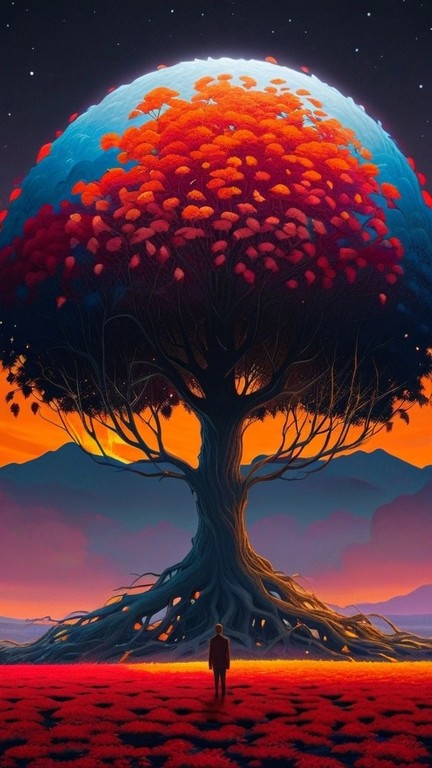
#> input picture library/recipes/tree-of-life/style_1.jpg, 432 x 768 px; its folder holds only this picture in this run
$ python -i utils.py   (imports and definitions only)   (older library calls are emulated)
#> lines starting #> are read from the running program, lines starting #| are printed output that depends on the picture; after the words box and inside, x2 and y2 are one past the last pixel; in counts of white or black regions, pixels touching at a corner belong together
#> further down, picture is the input picture: shape (768, 432, 3); mean B, G, R 56.2, 48.3, 89.1
"""
Utility functions for projection mapping pipeline.

Handles resolution normalization, aspect ratio cropping, and image alignment
to ensure consistency across AI-generated content.
"""

from PIL import Image
import numpy as np
import subprocess
from typing import Tuple, Optional, Union
from pathlib import Path
import cv2
import os

# Standard aspect ratios (width:height)
ASPECT_RATIOS = {
    '16:9': 16 / 9,
    '9:16': 9 / 16,
    '4:3': 4 / 3,
    '3:4': 3 / 4,
    '1:1': 1.0,
    '21:9': 21 / 9,
    '9:21': 9 / 21,
}

# Nano Banana 2.1's native output size per aspect at "1K" ("2K"/"4K" are
# exactly x2/x4). Every size measured from real outputs, 2026-10-10. It answers
# a reference of another aspect by cover-cropping it to the nearest of these,
# so a project canvas or region box at one of these ratios round-trips with
# no crop at all (D7).
NANO_BANANA_SIZES = {
    '1:1': (1024, 1024),
    '2:3': (848, 1264),
    '3:2': (1264, 848),
    '3:4': (896, 1200),
    '4:3': (1200, 896),
    '4:5': (928, 1152),
    '5:4': (1152, 928),
    '9:16': (768, 1376),
    '16:9': (1376, 768),
    '21:9': (1584, 672),
}

# Default base resolution (max dimension)
DEFAULT_BASE_RESOLUTION = 1920

# Aspect mismatch above which a generated image is reported as probably
# re-framed by the model (a warning, never a reason to stretch). Below it the
# mismatch is the model's own cover-crop to its native size — Nano Banana
# returns 1376x768 (1.792) for a 16:9 surface — which `uncrop_to_size` undoes
# exactly. Stretching instead was a constant 0.78 % vertical drift (D8).
ASPECT_RATIO_TOLERANCE = 0.02


class DebugContext:
    """Context for saving debug images with numbered prefixes."""

    # [5 lines left out: function __init__, not called in this run]

    @property
    def enabled(self) -> bool:
        return self.debug_dir is not None

    # [58 lines left out: functions save, save_with_corners, not called in this run]


def _normalize_to_full_range(img: np.ndarray) -> np.ndarray:
    """Stretch a single-channel image to use the full 0-255 dynamic range."""
    lo, hi = float(img.min()), float(img.max())
    if hi - lo < 1e-6:
        return np.zeros_like(img, dtype=np.uint8)
    return ((img.astype(np.float32) - lo) / (hi - lo) * 255.0).astype(np.uint8)


def _apply_colormap(gray: np.ndarray, colormap: int) -> np.ndarray:
    """Apply an OpenCV colormap to a grayscale image, ensuring full range.

    Returns a BGR uint8 image with full 0-255 dynamic range.
    """
    stretched = _normalize_to_full_range(gray)
    return cv2.applyColorMap(stretched, colormap)


def _lift_dark_pixels(frame_bgr: np.ndarray, base_color_bgr: Tuple[int, int, int] = (100, 30, 30)) -> np.ndarray:
    """Lift dark pixels towards a base color so they're visible on a projector.

    Uses per-channel ``np.maximum`` — dark pixels become the base color,
    bright pixels stay untouched.  Chosen default is a deep indigo that is
    clearly distinct from content.

    Args:
        frame_bgr: BGR uint8 image.
        base_color_bgr: Minimum per-channel floor (B, G, R).

    Returns:
        BGR uint8 image with no pixel darker than *base_color_bgr*.
    """
    floor = np.array(base_color_bgr, dtype=np.uint8).reshape(1, 1, 3)
    return np.maximum(frame_bgr, floor)


def _generate_alignment_aids(
    image: np.ndarray,
    *,
    output_dir: Optional[Union[str, Path]] = None,
    stem: str = "surface",
    video_fps: float = 24.0,
    hold_seconds: float = 3.0,
    crossfade_seconds: float = 1.5,
    base_color_bgr: Tuple[int, int, int] = (100, 30, 30),
) -> dict:
    """Generate a false-color alignment video for beamer calibration.

    Produces a seamlessly looping MP4 that slowly cycles through
    complementary colour visualisations.  Each aid is held for several
    seconds with gentle cross-fades, giving the operator time to study
    the projected image and make fine physical adjustments to the beamer.

    Because projection is additive (beamers can only ADD light), every
    frame is lifted so that no pixel is darker than *base_color_bgr*.
    This ensures that even featureless regions project enough light to
    reveal alignment errors.

    False-colour palettes exploit the human eye's superior sensitivity to
    colour differences — even tiny alignment errors become immediately
    visible as colour shifts.

    Args:
        image: Surface image (BGR or RGB uint8 HWC, 0-255).
        output_dir: Directory for the output MP4.
        stem: Filename prefix for the video.
        video_fps: Playback frame rate (higher = smoother fades).
        hold_seconds: Seconds each aid is shown before transitioning.
        crossfade_seconds: Seconds for each cross-fade transition.
        base_color_bgr: Minimum per-channel color floor (B, G, R).
            Dark pixels are lifted to this color so they remain visible
            on an additive projector.  Default deep indigo ``(100, 30, 30)``.

    Returns:
        Dict with ``'video_path'`` key (str) when *output_dir* is set,
        otherwise empty dict.
    """
#> called with stem = 'surface', video_fps = 24, hold_seconds = 3, crossfade_seconds = 1.5, base_color_bgr = (100, 30, 30)
    gray = cv2.cvtColor(image, cv2.COLOR_BGR2GRAY) if len(image.shape) == 3 else image
    clahe = cv2.createCLAHE(clipLimit=3.0, tileGridSize=(8, 8))
    enhanced = clahe.apply(gray)

    aids: list = []  # list of BGR uint8 arrays

    # 1. Edges — directional Sobel mapped to HSV colour wheel
    blurred = cv2.GaussianBlur(enhanced, (7, 7), 2.0)
    sobel_x = cv2.Sobel(blurred, cv2.CV_32F, 1, 0, ksize=3)
    sobel_y = cv2.Sobel(blurred, cv2.CV_32F, 0, 1, ksize=3)
    magnitude = np.sqrt(sobel_x ** 2 + sobel_y ** 2)
    angle = np.arctan2(sobel_y, sobel_x)  # -pi..pi
    hsv = np.zeros((*gray.shape, 3), dtype=np.uint8)
    hsv[:, :, 0] = ((angle + np.pi) / (2 * np.pi) * 179).astype(np.uint8)
    hsv[:, :, 1] = 255
    hsv[:, :, 2] = _normalize_to_full_range(magnitude)
#> in _normalize_to_full_range, `lo, hi = float(img.min()), float(img.max())`: lo = 0; hi = 309.2
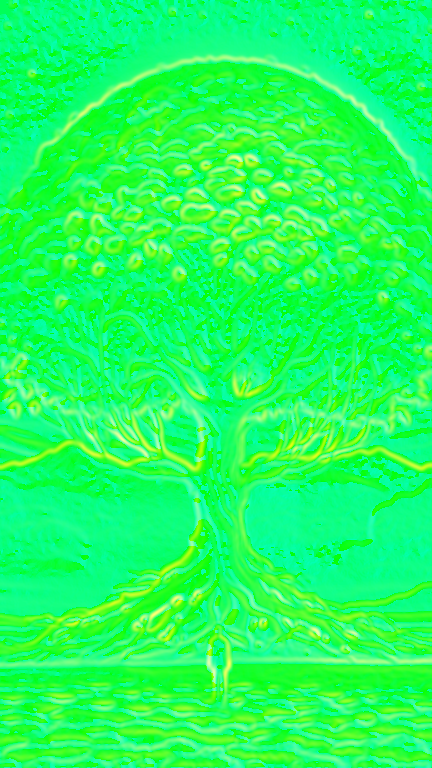
#> hsv: shape (768, 432, 3); mean of channels 0, 1, 2 94.5, 255, 32.4; drawn as B, G, R
    aids.append(cv2.cvtColor(hsv, cv2.COLOR_HSV2BGR))

    # 2. Adaptive texture — turbo colormap on CLAHE-enhanced luminance
    aids.append(_apply_colormap(enhanced, cv2.COLORMAP_TURBO))

    # 3. Difference of Gaussians — diverging hot/cold colormap
    sigma_lo, sigma_hi = 1.0, 6.0
    blur_lo = cv2.GaussianBlur(enhanced, (0, 0), sigma_lo)
    blur_hi = cv2.GaussianBlur(enhanced, (0, 0), sigma_hi)
    dog = blur_lo.astype(np.float32) - blur_hi.astype(np.float32)
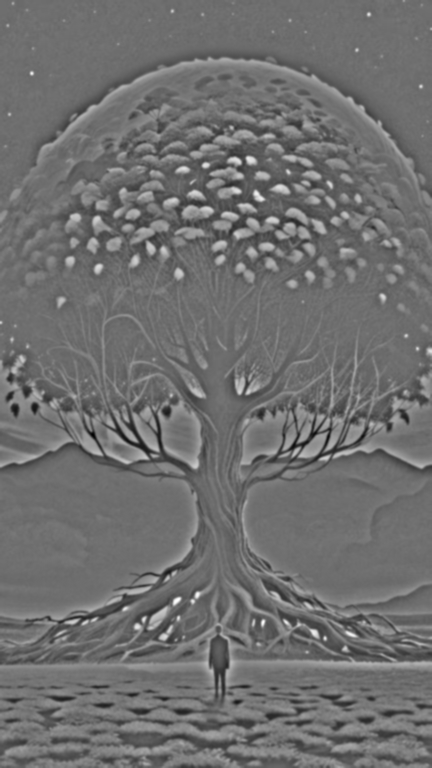
#> dog: shape (768, 432) float32; min -111, max 144, mean 0; drawn with min black and max white
    dog_norm = _normalize_to_full_range(dog)
    aids.append(_apply_colormap(dog_norm, cv2.COLORMAP_TWILIGHT_SHIFTED))

    # 4. Contours — luminance quantised into colour-coded elevation bands
    num_bands = 8
    quantised = np.clip(
        (gray.astype(np.float32) / 255.0 * num_bands).astype(np.int32),
        0, num_bands - 1,
    )
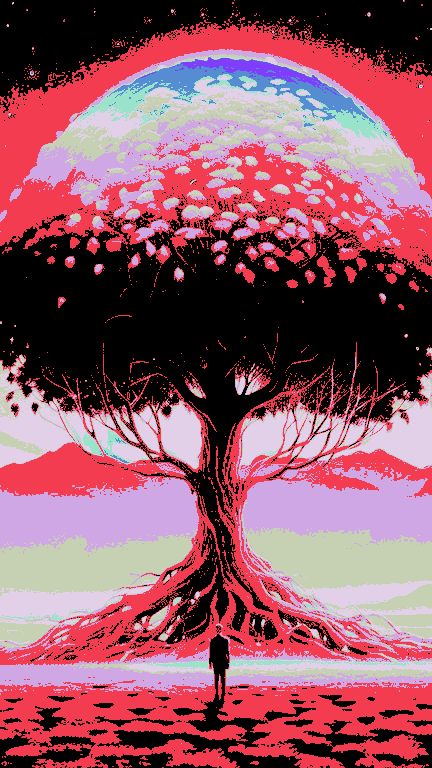
#> quantised: shape (768, 432) int32; 8 distinct labels, from 0 to 7; one colour per label, 0 black
    band_hue = (quantised.astype(np.float32) / num_bands * 179).astype(np.uint8)
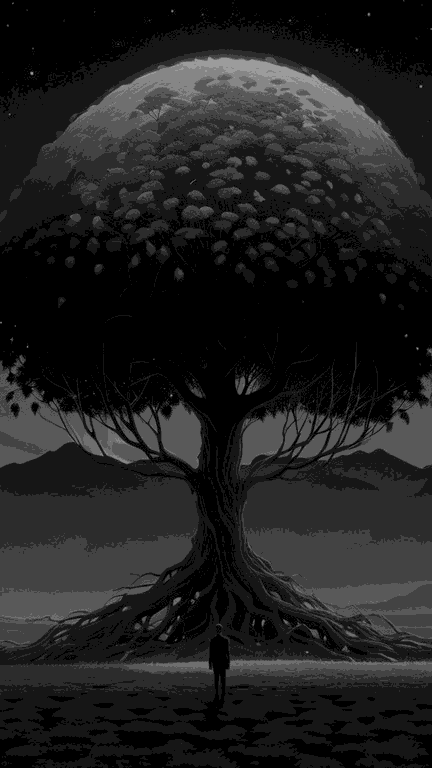
#> band_hue: shape (768, 432); min 0, max 156, mean 31.4
    band_val = _normalize_to_full_range(gray)
    hsv_bands = np.zeros((*gray.shape, 3), dtype=np.uint8)
    hsv_bands[:, :, 0] = band_hue
    hsv_bands[:, :, 1] = 200
    hsv_bands[:, :, 2] = np.clip(band_val.astype(np.int32) + 80, 0, 255).astype(np.uint8)
    contour_bgr = cv2.cvtColor(hsv_bands, cv2.COLOR_HSV2BGR)
    for band in range(1, num_bands):
        boundary = (quantised == band).astype(np.uint8) * 255
        edges_band = cv2.Canny(boundary, 50, 150)
        edges_band = cv2.dilate(edges_band, np.ones((2, 2), np.uint8), iterations=1)
        contour_bgr[edges_band > 0] = 255
#> this loop made 7 passes
#> pass 1, in _generate_alignment_aids, `boundary = (quantised == band).astype(np.uint8) * 255`:
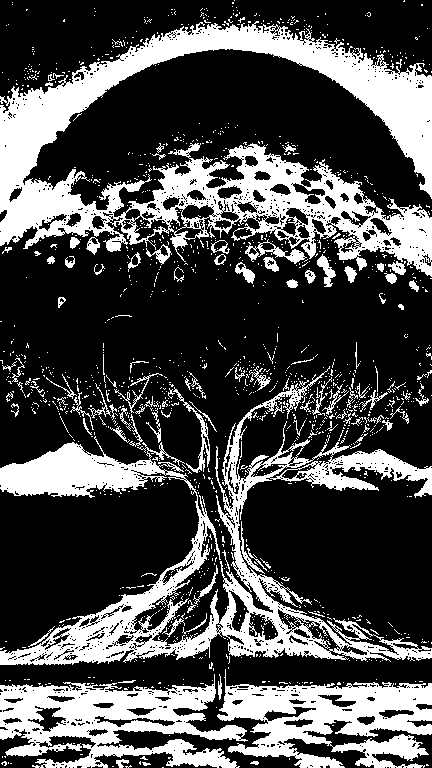
#> boundary: shape (768, 432); 29.3% white; 1370 white regions (1263 under 20 px), largest, box (x1, y1, x2, y2) and area: (0, 21, 432, 277) 37996, (0, 366, 432, 665) 25869, (0, 674, 248, 768) 11749
#> after the loop: boundary: shape (768, 432); 0.43% white; 43 white regions (42 under 20 px), largest, box (x1, y1, x2, y2) and area: (180, 58, 322, 89) 1312
#> after the loop:
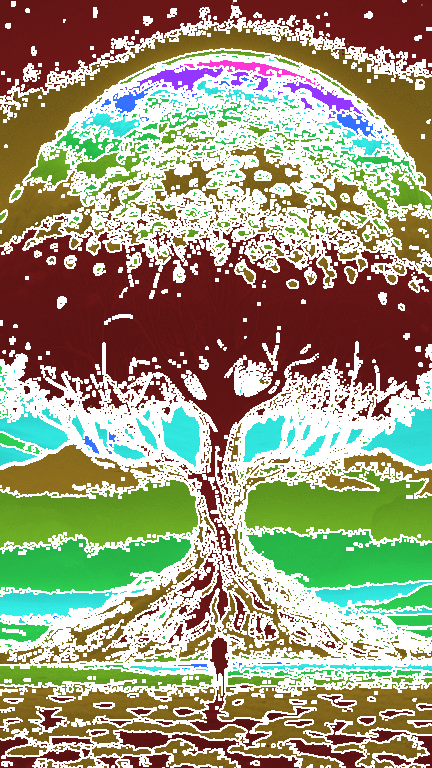
#> contour_bgr: shape (768, 432, 3); mean B, G, R 122.9, 152.1, 155.1
    aids.append(contour_bgr)

    # Lift dark pixels on ALL aids so they're visible on projector
    aids = [_lift_dark_pixels(a, base_color_bgr) for a in aids]
#> in _lift_dark_pixels, `floor = np.array(base_color_bgr, dtype=np.uint8).reshape(1, 1, 3)`: floor = [[100, 30, 30]]
#> call 4 of _lift_dark_pixels, with base_color_bgr = (100, 30, 30)
#> in _lift_dark_pixels (call 4), `return np.maximum(frame_bgr, floor)`:
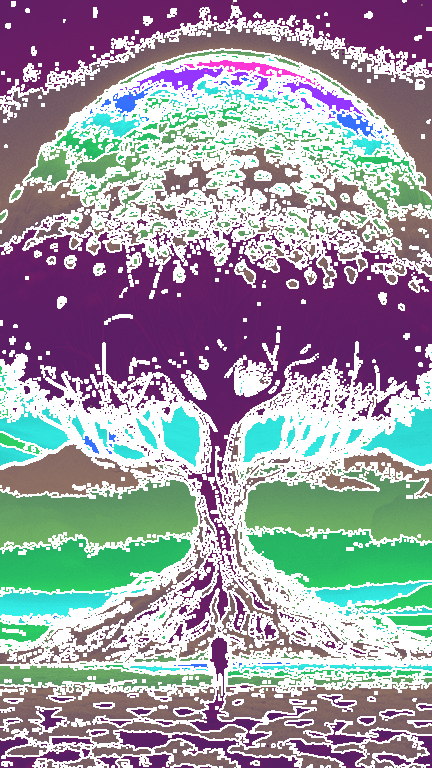
#> returned value: shape (768, 432, 3); mean of channels 0, 1, 2 163.3, 154.4, 155.1; drawn as B, G, R
#> aids = 4 items

    # Generate seamlessly looping video
    if output_dir is not None:
        out = Path(output_dir)
        out.mkdir(parents=True, exist_ok=True)

        # Dimmed original as a rest frame between aids
        dimmed_gray = _normalize_to_full_range((gray * 0.3).astype(np.uint8))
        dimmed_color = _apply_colormap(dimmed_gray, cv2.COLORMAP_BONE)
        dimmed_color = _lift_dark_pixels(dimmed_color, base_color_bgr)

        # Convert all key frames to RGB for the video writer
        key_frames_bgr = [dimmed_color] + aids
        key_frames = [cv2.cvtColor(f, cv2.COLOR_BGR2RGB) for f in key_frames_bgr]
        # Pre-compute float32 versions for crossfade blending
        key_frames_f = [f.astype(np.float32) for f in key_frames]

        h, w = gray.shape[:2]
        video_path = out / f"{stem}_alignment_cycle.mp4"

        # Frame counts from real-time durations
        hold_frames = max(int(video_fps * hold_seconds), 1)
        crossfade_frames = max(int(video_fps * crossfade_seconds), 1)

        # Stream frames directly to ffmpeg (no intermediate list).
        # Hold-frame bytes are serialised once and written N times.
        n = len(key_frames)
        # Pre-crop hold frames so tobytes matches what ffmpeg expects
        crop_h = h - (h % 2)
        crop_w = w - (w % 2)
        key_raw = [f[:crop_h, :crop_w].tobytes() for f in key_frames]

        with VideoWriter(video_path, w, h, video_fps) as writer:
            for i in range(n):
                src_f = key_frames_f[i]
                dst_f = key_frames_f[(i + 1) % n]
                # Hold — write pre-serialised bytes
                writer.write_raw(key_raw[i], hold_frames)
                # Cross-fade
                for t in range(crossfade_frames):
                    alpha = (t + 1) / (crossfade_frames + 1)
                    blended = ((1 - alpha) * src_f + alpha * dst_f).astype(np.uint8)
                    writer.write(blended)

        return {'video_path': str(video_path)}

    return {}


# ---------------------------------------------------------------------------
# Photos as shot: HEIC + EXIF orientation
# ---------------------------------------------------------------------------

PHOTO_EXTS = {'.jpg', '.jpeg', '.png', '.webp', '.heic', '.heif', '.tif', '.tiff'}
_EXIF_ORIENTATION = 0x0112
_heif_registered = False


# [79 lines left out: functions _register_heif, load_upright, upright_copy, parse_aspect_ratio, not called in this run]


def get_aspect_ratio(size: Tuple[int, int]) -> float:
    """Get aspect ratio from (width, height) tuple."""
    return size[0] / size[1]


def aspect_ratios_match(ar1: float, ar2: float, tolerance: float = ASPECT_RATIO_TOLERANCE) -> bool:
    """Check if two aspect ratios match within tolerance."""
    return abs(ar1 - ar2) / max(ar1, ar2) <= tolerance


# [438 lines left out: functions get_closest_standard_aspect, center_crop_to_aspect, uncrop_to_size, uncrop_array_to_size, uncrop_box, conform_to_size and 11 more, not called in this run]


# ---------------------------------------------------------------------------
# Background subtraction primitives
# ---------------------------------------------------------------------------

# Gaussian blur kernel size for smooth mask-modulated background subtraction
# (must be odd). Smoothing prevents high-frequency background texture from
# imprinting onto flat, bright creature regions.
_BG_SUBTRACT_BLUR_RADIUS = 31


# [50 lines left out: function extract_creature, not called in this run]


# ---------------------------------------------------------------------------
# FFmpeg video writer
# ---------------------------------------------------------------------------

class VideoWriter:
    """Context-managed FFmpeg video writer.

    Streams raw frames to an FFmpeg subprocess that encodes to H.264/mp4
    with settings optimised for broad device compatibility.

    Usage::

        with VideoWriter(path, width, height, fps) as w:
            w.write(frame_uint8)  # HWC uint8, rgb24
    """

    # [54 lines left out: functions __init__, __enter__, write, write_raw, __exit__, not called in this run]

>>> import cv2
>>> picture = cv2.imread('../library/recipes/tree-of-life/style_1.jpg')
>>> result = _generate_alignment_aids(picture)
#> result = 0 items

$ run again, on library/recipes/tree-of-life/style_2.jpg
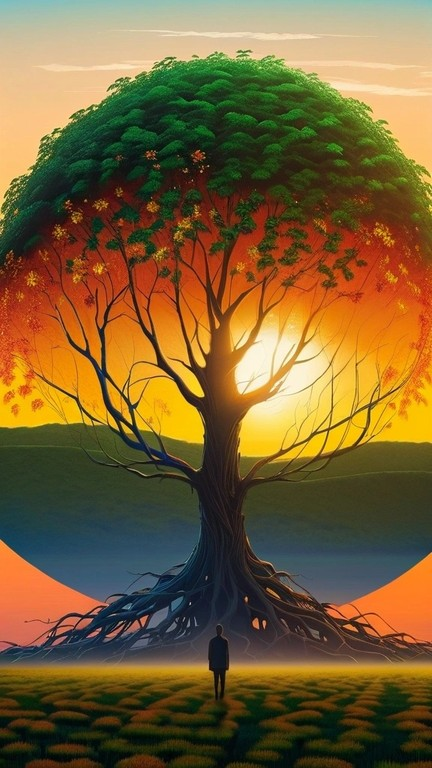
#> input picture library/recipes/tree-of-life/style_2.jpg, 432 x 768 px
#> picture is the input picture: shape (768, 432, 3); mean B, G, R 52.9, 96.2, 121
#> lo = 0; hi = 354.6
#> quantised: shape (768, 432) int32; 8 distinct labels, from 0 to 7
#> after the loop in _generate_alignment_aids, `for band in range(1, num_bands):`:
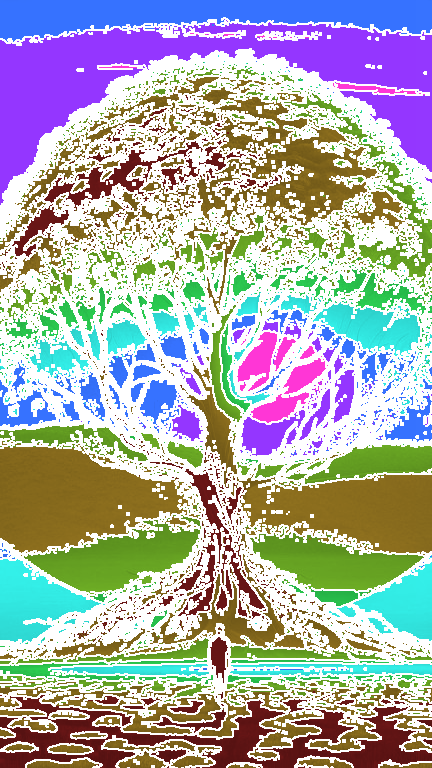
#> contour_bgr: shape (768, 432, 3); mean B, G, R 171.9, 172.2, 170.1
#> floor = [[100, 30, 30]]
#> in _lift_dark_pixels (call 4), `return np.maximum(frame_bgr, floor)`:
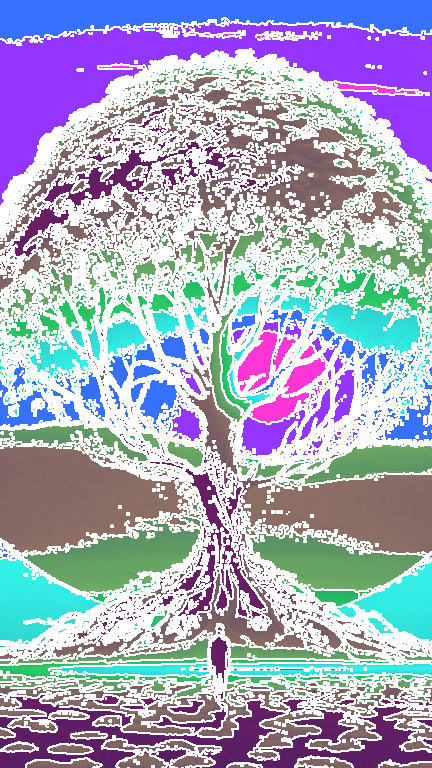
#> returned value: shape (768, 432, 3); mean of channels 0, 1, 2 196.7, 172.8, 170.1; drawn as B, G, R
#> aids = 4 items
#> result = 0 items

$ run again, on library/recipes/tree-of-life/style_3.jpg
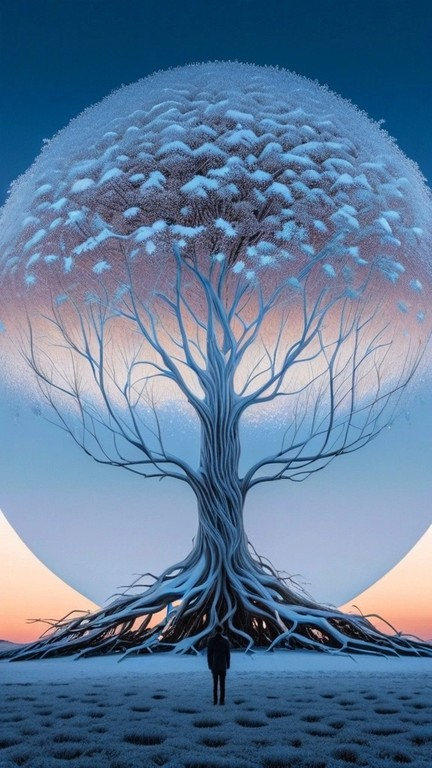
#> input picture library/recipes/tree-of-life/style_3.jpg, 432 x 768 px
#> picture is the input picture: shape (768, 432, 3); mean B, G, R 153.5, 122.7, 95.4
#> lo = 0; hi = 384.1
#> the loop in _generate_alignment_aids, `for band in range(1, num_bands):` made 7 passes
#> pass 1, in _generate_alignment_aids, `boundary = (quantised == band).astype(np.uint8) * 255`:
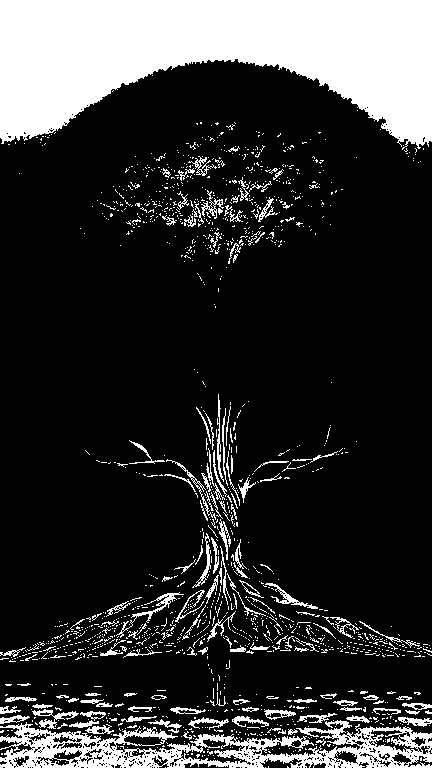
#> boundary: shape (768, 432); 19.7% white; 1472 white regions (1327 under 20 px), largest, box (x1, y1, x2, y2) and area: (0, 0, 432, 150) 41702, (0, 720, 432, 768) 9334, (116, 592, 184, 638) 345
#> floor = [[100, 30, 30]]
#> in _lift_dark_pixels (call 4), `return np.maximum(frame_bgr, floor)`:
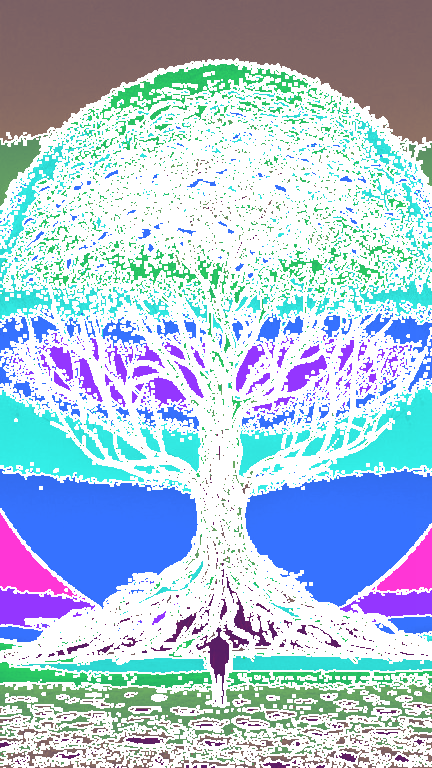
#> returned value: shape (768, 432, 3); mean of channels 0, 1, 2 214.2, 194.2, 170.5; drawn as B, G, R
#> aids = 4 items
#> result = 0 items
